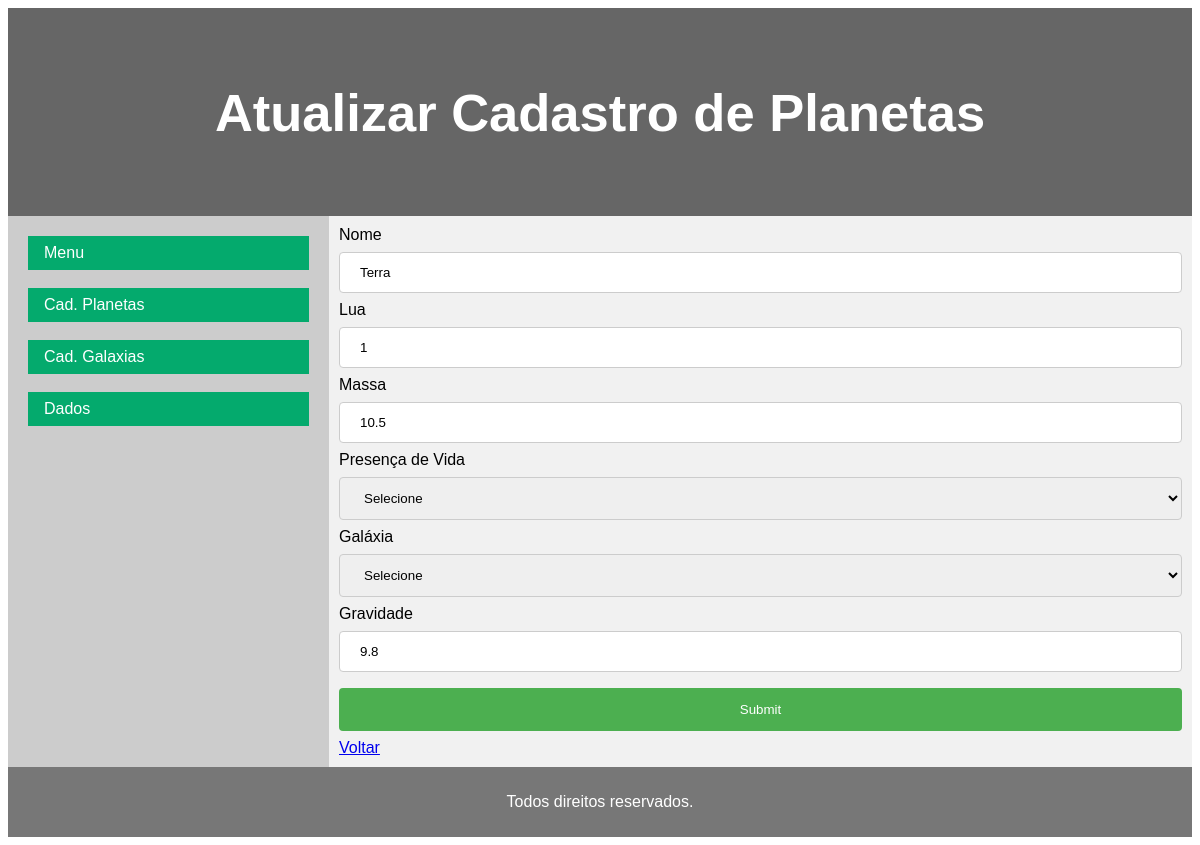
The page /cadPlaneta.php?id=14 (signed in) on the database its author committed.
### tables this page shows
CREATE TABLE `planeta` (
  `id` int(11) NOT NULL,
  `nome` varchar(100) NOT NULL,
  `lua` int(2) NOT NULL,
  `massa` varchar(100) NOT NULL,
  `presenca_vida` varchar(100) NOT NULL,
  `id_galaxia` int(11) NOT NULL,
  `gravidade` varchar(5) NOT NULL
);

### cadPlaneta.php (the view, shortened to what this page needs)
<?php
    require 'bd/conectaBD.php';
	 $conn = new mysqli($servername, $username, $password, $database);
	 $nome = "";
	 $lua = "";
	 $massa = "";
	 $gal = "";
	 $gravidade = "";
	if(isset($_GET['id'])){
		$id = $_GET['id'];
		$sql = "SELECT nome, lua, massa, presenca_vida, gravidade FROM planeta WHERE id = $id";
		$res = mysqli_query($conn, $sql);
		$row = mysqli_fetch_assoc($res);
		$nome = $row['nome'];
		$lua = $row['lua'];
		$massa = $row['massa'];
		$gravidade = $row['gravidade'];
	 }
?>
<!DOCTYPE html>
<html>
	<head>
		<link href="css/estilo.css" rel="stylesheet">
	</head>
	<body>
		<?php
			if(isset($_GET['id'])){
					echo ("<header>
				<h2>Atualizar Cadastro de Planetas</h2>
				</header>");
				} else {
					echo ("<header>
				<h2>Cadastro de Planetas</h2>
				</header>");
				}
		?>
		<section>
		  <nav>
			<ul id="menu">
				<li><a href="menu.php" class="active">Menu</a></li>
                <br>
				<li><a href="cadPlaneta.php" class="active">Cad. Planetas</a></li>
                <br>
                <li><a href="cadGalaxia.php" class="active">Cad. Galaxias</a></li>
				<br>
                <li><a href="listaDados.php" class="active">Dados</a></li>
			</ul>
		  </nav>
		  <article>
			<form action="gravaPlaneta.php" method="post">
				<label for="nome">Nome</label>
				<input type="text" name="nome" value="<?php echo $nome; ?>" pattern="[a-zA-Z\u00C0-\u00FF ]{2,100}$" title="Nome entre 2 e 100 letras." required/>
				<label for="lua">Lua</label>
				<input type="text" name="lua" value="<?php echo $lua; ?>" pattern="[0-9]+([,.][0-9]+)?" title="Indique um número!" required/>
				<label for="massa">Massa</label>
				<input type="text" name="massa" value="<?php echo $massa; ?>" pattern="[0-9]+([,.][0-9]+)?" title="Indique um número!" required/>
				<label for="presenca_vida">Presença de Vida</label>
				<select name="presenca_vida" required>
					<option value="">Selecione</option>
				</select>
				<label>Galáxia</label>
				<select name="galaxia" id="galaxia" value="<?php echo $gal; ?>" required>
					<option value="">Selecione</option>
				</select>
                <label for="gravidade">Gravidade</label>
				<input type="text" name="gravidade" value="<?php echo $gravidade; ?>" pattern="[0-9]+([,.][0-9]+)?" title="Indique um número!" required/>
				<input type="submit">
			</form>
			<a href="menu.php">Voltar</a>
		  </article>
		</section>
		<footer>
		  <p>Todos direitos reservados.</p>
		</footer>
	</body>
</html>

### css/estilo.css (style rules this page uses)
* { box-sizing: border-box; }
body { font-family: Arial, Helvetica, sans-serif; }
header { background-color: #666; padding: 30px; text-align: center; font-size: 35px; color: white; }
section { display: -webkit-flex; display: flex; }
nav { -webkit-flex: 1; -ms-flex: 1; flex: 1; background: #ccc; padding: 20px; }
nav ul { list-style-type: none; padding: 0; }
article { -webkit-flex: 3; -ms-flex: 3; flex: 3; background-color: #f1f1f1; padding: 10px; }
footer { background-color: #777; padding: 10px; text-align: center; color: white; }
ul#menu { list-style-type: none; margin: 0; padding: 0; }
ul#menu li a { display: block; color: #000; padding: 8px 16px; text-decoration: none; }
ul#menu li a.active { background-color: #04AA6D; color: white; }
input[type=text], input[type=date], input[type=password], select, textarea { width: 100%; padding: 12px 20px; margin: 8px 0; display: inline-block; border: 1px solid #ccc; border-radius: 4px; box-sizing: border-box; }
input[type=submit] { width: 100%; background-color: #4CAF50; color: white; padding: 14px 20px; margin: 8px 0; border: none; border-radius: 4px; cursor: pointer; }

### rows shown on the page
planeta: nome "Terra", lua "1", massa "10.5", gravidade "9.8"
